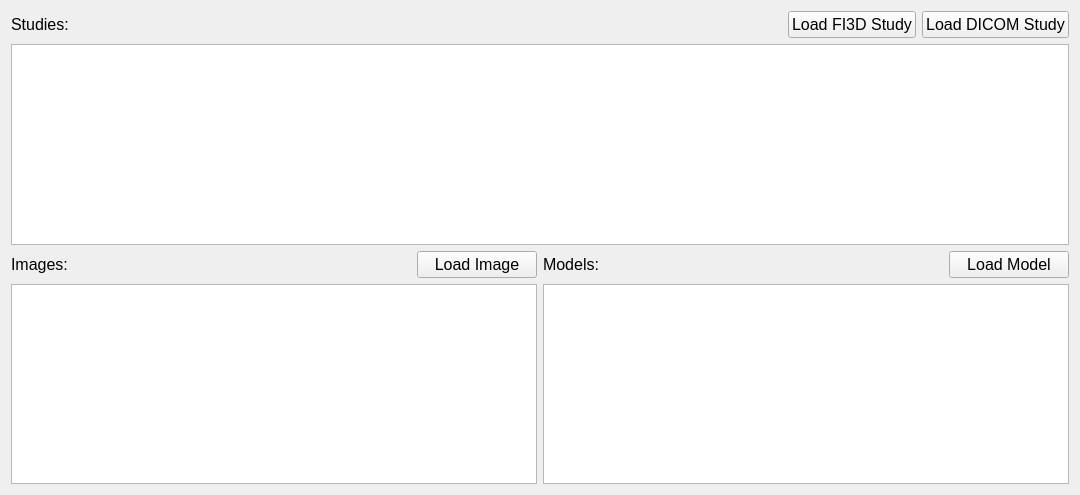
<?xml version="1.0" encoding="UTF-8"?>
<ui version="4.0">
 <class>DataManagerDialog</class>
 <widget class="QWidget" name="DataManagerDialog">
  <property name="geometry">
   <rect>
    <x>0</x>
    <y>0</y>
    <width>1080</width>
    <height>495</height>
   </rect>
  </property>
  <property name="minimumSize">
   <size>
    <width>1080</width>
    <height>0</height>
   </size>
  </property>
  <property name="maximumSize">
   <size>
    <width>16777215</width>
    <height>16777215</height>
   </size>
  </property>
  <property name="windowTitle">
   <string>DataManager_Dialog</string>
  </property>
  <layout class="QVBoxLayout" name="verticalLayout_5" stretch="1,1">
   <item>
    <layout class="QVBoxLayout" name="verticalLayout">
     <item>
      <layout class="QHBoxLayout" name="horizontalLayout">
       <item>
        <widget class="QLabel" name="studies_lbl">
         <property name="font">
          <font>
           <pointsize>12</pointsize>
           <weight>50</weight>
           <bold>false</bold>
          </font>
         </property>
         <property name="text">
          <string>Studies:</string>
         </property>
        </widget>
       </item>
       <item>
        <spacer name="horizontalSpacer">
         <property name="font">
          <font>
           <pointsize>8</pointsize>
          </font>
         </property>
         <property name="orientation">
          <enum>Qt::Horizontal</enum>
         </property>
         <property name="sizeHint" stdset="0">
          <size>
           <width>40</width>
           <height>20</height>
          </size>
         </property>
        </spacer>
       </item>
       <item>
        <widget class="QPushButton" name="loadFI3DStudy_button">
         <property name="font">
          <font>
           <pointsize>12</pointsize>
          </font>
         </property>
         <property name="text">
          <string>Load FI3D Study</string>
         </property>
        </widget>
       </item>
       <item>
        <widget class="QPushButton" name="loadDICOMStudy_button">
         <property name="sizePolicy">
          <sizepolicy hsizetype="Fixed" vsizetype="Fixed">
           <horstretch>0</horstretch>
           <verstretch>0</verstretch>
          </sizepolicy>
         </property>
         <property name="minimumSize">
          <size>
           <width>120</width>
           <height>0</height>
          </size>
         </property>
         <property name="font">
          <font>
           <pointsize>12</pointsize>
          </font>
         </property>
         <property name="text">
          <string>Load DICOM Study</string>
         </property>
        </widget>
       </item>
      </layout>
     </item>
     <item>
      <widget class="QTableWidget" name="studyList_table">
       <property name="font">
        <font>
         <pointsize>8</pointsize>
        </font>
       </property>
       <property name="horizontalScrollBarPolicy">
        <enum>Qt::ScrollBarAlwaysOff</enum>
       </property>
       <property name="sizeAdjustPolicy">
        <enum>QAbstractScrollArea::AdjustToContents</enum>
       </property>
       <property name="editTriggers">
        <set>QAbstractItemView::NoEditTriggers</set>
       </property>
       <property name="alternatingRowColors">
        <bool>true</bool>
       </property>
       <property name="selectionMode">
        <enum>QAbstractItemView::SingleSelection</enum>
       </property>
       <property name="selectionBehavior">
        <enum>QAbstractItemView::SelectRows</enum>
       </property>
       <property name="gridStyle">
        <enum>Qt::NoPen</enum>
       </property>
       <property name="sortingEnabled">
        <bool>true</bool>
       </property>
       <attribute name="horizontalHeaderShowSortIndicator" stdset="0">
        <bool>true</bool>
       </attribute>
       <attribute name="horizontalHeaderStretchLastSection">
        <bool>true</bool>
       </attribute>
      </widget>
     </item>
    </layout>
   </item>
   <item>
    <layout class="QHBoxLayout" name="horizontalLayout_2" stretch="1,1">
     <item>
      <layout class="QVBoxLayout" name="verticalLayout_4">
       <item>
        <layout class="QHBoxLayout" name="horizontalLayout_4">
         <item>
          <widget class="QLabel" name="images_lbl">
           <property name="font">
            <font>
             <pointsize>12</pointsize>
             <weight>50</weight>
             <bold>false</bold>
            </font>
           </property>
           <property name="text">
            <string>Images:</string>
           </property>
          </widget>
         </item>
         <item>
          <spacer name="horizontalSpacer_3">
           <property name="font">
            <font>
             <pointsize>8</pointsize>
            </font>
           </property>
           <property name="orientation">
            <enum>Qt::Horizontal</enum>
           </property>
           <property name="sizeHint" stdset="0">
            <size>
             <width>40</width>
             <height>20</height>
            </size>
           </property>
          </spacer>
         </item>
         <item>
          <widget class="QPushButton" name="loadImage_btn">
           <property name="sizePolicy">
            <sizepolicy hsizetype="Fixed" vsizetype="Fixed">
             <horstretch>0</horstretch>
             <verstretch>0</verstretch>
            </sizepolicy>
           </property>
           <property name="minimumSize">
            <size>
             <width>120</width>
             <height>0</height>
            </size>
           </property>
           <property name="font">
            <font>
             <pointsize>12</pointsize>
            </font>
           </property>
           <property name="text">
            <string>Load Image</string>
           </property>
          </widget>
         </item>
        </layout>
       </item>
       <item>
        <widget class="QTableWidget" name="imageList_table">
         <property name="font">
          <font>
           <pointsize>8</pointsize>
          </font>
         </property>
         <property name="verticalScrollBarPolicy">
          <enum>Qt::ScrollBarAsNeeded</enum>
         </property>
         <property name="horizontalScrollBarPolicy">
          <enum>Qt::ScrollBarAlwaysOff</enum>
         </property>
         <property name="sizeAdjustPolicy">
          <enum>QAbstractScrollArea::AdjustToContents</enum>
         </property>
         <property name="editTriggers">
          <set>QAbstractItemView::NoEditTriggers</set>
         </property>
         <property name="alternatingRowColors">
          <bool>true</bool>
         </property>
         <property name="selectionMode">
          <enum>QAbstractItemView::SingleSelection</enum>
         </property>
         <property name="selectionBehavior">
          <enum>QAbstractItemView::SelectRows</enum>
         </property>
         <property name="gridStyle">
          <enum>Qt::NoPen</enum>
         </property>
         <property name="sortingEnabled">
          <bool>true</bool>
         </property>
         <property name="columnCount">
          <number>0</number>
         </property>
         <attribute name="horizontalHeaderShowSortIndicator" stdset="0">
          <bool>true</bool>
         </attribute>
         <attribute name="horizontalHeaderStretchLastSection">
          <bool>true</bool>
         </attribute>
        </widget>
       </item>
      </layout>
     </item>
     <item>
      <layout class="QVBoxLayout" name="verticalLayout_2">
       <item>
        <layout class="QHBoxLayout" name="horizontalLayout_3">
         <item>
          <widget class="QLabel" name="models_lbl">
           <property name="font">
            <font>
             <pointsize>12</pointsize>
             <weight>50</weight>
             <bold>false</bold>
            </font>
           </property>
           <property name="text">
            <string>Models:</string>
           </property>
          </widget>
         </item>
         <item>
          <spacer name="horizontalSpacer_2">
           <property name="font">
            <font>
             <pointsize>8</pointsize>
            </font>
           </property>
           <property name="orientation">
            <enum>Qt::Horizontal</enum>
           </property>
           <property name="sizeHint" stdset="0">
            <size>
             <width>40</width>
             <height>20</height>
            </size>
           </property>
          </spacer>
         </item>
         <item>
          <widget class="QPushButton" name="loadModel_btn">
           <property name="sizePolicy">
            <sizepolicy hsizetype="Fixed" vsizetype="Fixed">
             <horstretch>0</horstretch>
             <verstretch>0</verstretch>
            </sizepolicy>
           </property>
           <property name="minimumSize">
            <size>
             <width>120</width>
             <height>0</height>
            </size>
           </property>
           <property name="font">
            <font>
             <pointsize>12</pointsize>
            </font>
           </property>
           <property name="text">
            <string>Load Model</string>
           </property>
          </widget>
         </item>
        </layout>
       </item>
       <item>
        <widget class="QTableWidget" name="modelList_table">
         <property name="font">
          <font>
           <pointsize>8</pointsize>
          </font>
         </property>
         <property name="verticalScrollBarPolicy">
          <enum>Qt::ScrollBarAsNeeded</enum>
         </property>
         <property name="horizontalScrollBarPolicy">
          <enum>Qt::ScrollBarAlwaysOff</enum>
         </property>
         <property name="sizeAdjustPolicy">
          <enum>QAbstractScrollArea::AdjustToContents</enum>
         </property>
         <property name="editTriggers">
          <set>QAbstractItemView::NoEditTriggers</set>
         </property>
         <property name="alternatingRowColors">
          <bool>true</bool>
         </property>
         <property name="selectionMode">
          <enum>QAbstractItemView::NoSelection</enum>
         </property>
         <property name="selectionBehavior">
          <enum>QAbstractItemView::SelectRows</enum>
         </property>
         <property name="gridStyle">
          <enum>Qt::NoPen</enum>
         </property>
         <property name="sortingEnabled">
          <bool>true</bool>
         </property>
         <property name="columnCount">
          <number>0</number>
         </property>
         <attribute name="horizontalHeaderShowSortIndicator" stdset="0">
          <bool>true</bool>
         </attribute>
         <attribute name="horizontalHeaderStretchLastSection">
          <bool>true</bool>
         </attribute>
        </widget>
       </item>
      </layout>
     </item>
    </layout>
   </item>
  </layout>
 </widget>
 <layoutdefault spacing="6" margin="11"/>
 <resources/>
 <connections/>
</ui>
